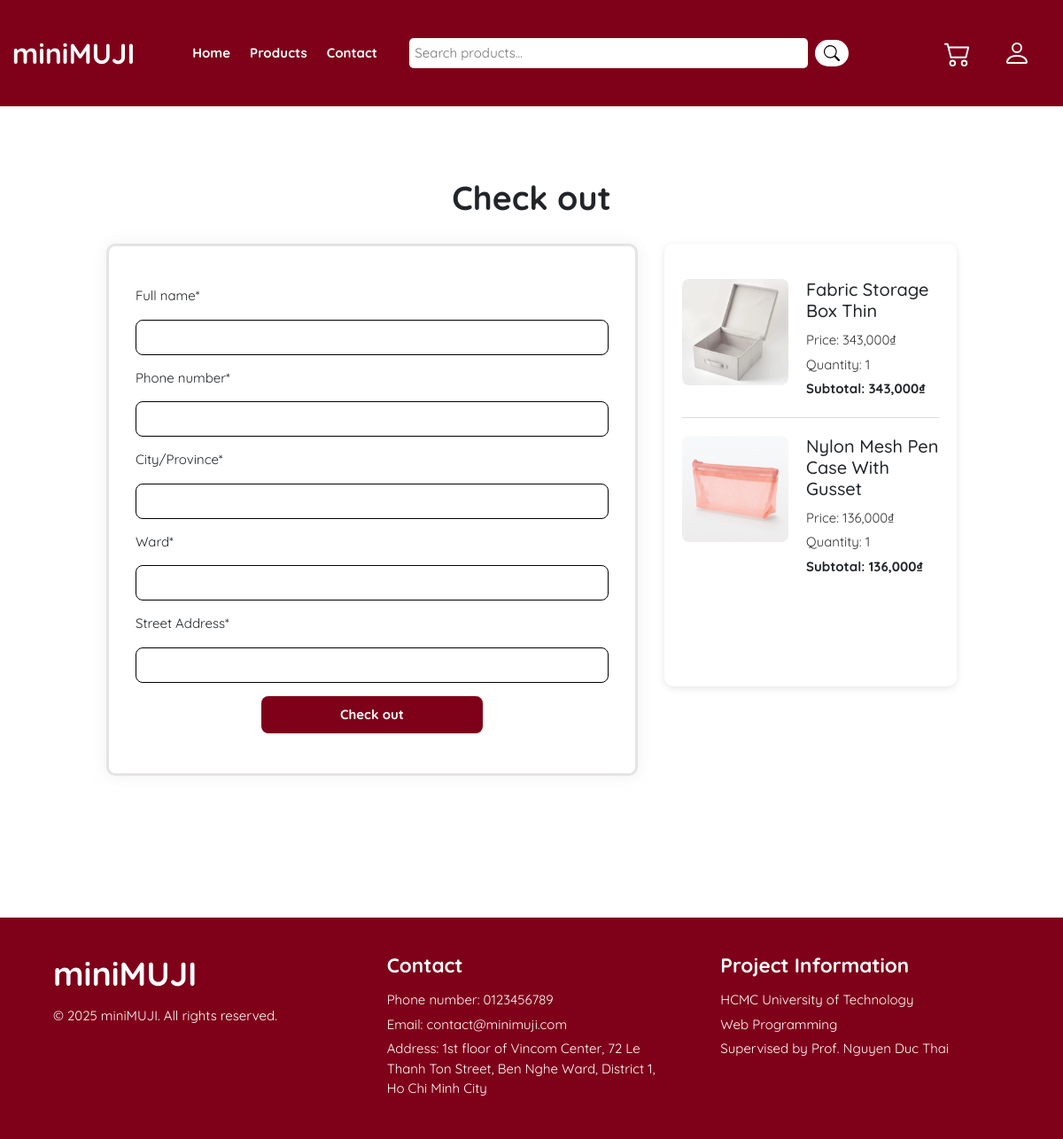
/check-out/3 (signed in), run on the app's committed database.
### tables this page shows
CREATE TABLE CART_PRODUCTS (
  cart_id INT(11) NOT NULL,
  products_id INT(11) NOT NULL,
  quantity INT(11) NOT NULL DEFAULT 1,
  PRIMARY KEY (cart_id, products_id),
  FOREIGN KEY (cart_id) REFERENCES CARTS(id) ON DELETE CASCADE ON UPDATE CASCADE,
  FOREIGN KEY (products_id) REFERENCES PRODUCTS(id) ON DELETE CASCADE ON UPDATE CASCADE
);

CREATE TABLE PRODUCTS (
  id INT(11) NOT NULL AUTO_INCREMENT PRIMARY KEY,
  name VARCHAR(255) NOT NULL,
  description TEXT,
  price INT(11) NOT NULL,
  image VARCHAR(255) NOT NULL,
  category_id INT(11) NOT NULL,
  quantity INT(11) DEFAULT 0,
  sold INT(11) DEFAULT 0,
  FOREIGN KEY (category_id) REFERENCES CATEGORY(id) ON DELETE CASCADE ON UPDATE CASCADE
);

### src/views/user/orders/check-out.php (the view, shortened to what this page needs)
<?php
include 'config.php';
$user_id = (int)$_SESSION['id'];
$sql = "
    SELECT
        carts.id AS cart_id,
        carts.user_id,
        carts.num_of_products,
        carts.price AS cart_total_price,
        cart_products.products_id,
        cart_products.quantity AS cart_product_quantity,
        products.name,
        products.description,
        products.price AS product_price,
        products.image,
        products.category_id,
        products.quantity AS product_quantity_available,
        products.sold
    FROM carts
    JOIN cart_products ON carts.id = cart_products.cart_id
    JOIN products ON cart_products.products_id = products.id
    WHERE carts.user_id = ?
      AND carts.status = 'Unfinished'
";
$stmt = $conn->prepare($sql);
$stmt->bind_param('i', $user_id);
$stmt->execute();
$result = $stmt->get_result();
$cart_items = [];
while ($row = $result->fetch_assoc()) {
    $cart_items[] = $row;
}
?>
<head>
    <link href="https://cdn.jsdelivr.net/npm/bootstrap@5.0.2/dist/css/bootstrap.min.css" rel="stylesheet">
    <link rel="stylesheet" href="https://cdn.jsdelivr.net/npm/bootstrap-icons@1.11.1/font/bootstrap-icons.css">
    <link rel = "stylesheet" href = "/minimuji/assets/css/check-out.css">
    <link rel = "stylesheet" href = "/minimuji/assets/css/style.css">
</head>
<body>
    <?php include 'src/components/header.php';?>
    <main class="check-out-page">
        <h1>Check out</h1>
        <section class="check-out-content">
            <div class = 'form'>
                <form action = "#" method = "POST" id = "form" margin = "0 0">
                    <div class = "form-group">
                        <label for = "fullname">Full name*</label>
                        <input type = "text" id = "fullname" name = "fullname" required>
                    </div>
                    <div class = "form-group">
                        <label for = "phone_number">Phone number*</label>
                        <input type = "tel" id = "phone_number" name = "phone_number" required>
                    </div>
                    <div class = "form-group">
                        <label for = "city">City/Province*</label>
                        <input type = "text" id = "city" name = "city" required>
                    </div>
                    <div class = "form-group">
                        <label for = "ward">Ward*</label>
                        <input type = "text" id = "ward" name = "ward" required>
                    </div>
                    <div class = "form-group">
                        <label for = "street">Street Address*</label>
                        <input type = "text" id = "street" name = "street" required>
                    </div>
                    <div class="form-group">
                        <button type = "submit" class="btn btn-dark">Check out</button>
                    </div>
                </form>
            </div>
            <aside class="cart-items">
                <?php if (!empty($cart_items)): ?>
                    <?php foreach ($cart_items as $item): ?>
                        <div class="cart-item" data-cart-id="<?= $item['cart_id'] ?>" data-product-id="<?= $item['products_id'] ?>">
                            <img src="/minimuji/assets/images/products/<?= htmlspecialchars($item['image']) ?>" alt="Product Image">
                            <div class="cart-item-info">
                                <h2><?= htmlspecialchars($item['name']) ?></h2>
                                <p>Price: <?= number_format($item['product_price']) ?>₫</p>
                                <p>Quantity: <?= $item['cart_product_quantity'] ?></p>
                                <div class="item-subtotal">
                                    Subtotal: <?= number_format($item['product_price'] * $item['cart_product_quantity']) ?>₫
                                </div>
                            </div>
                        </div>
                    <?php endforeach; ?>
                <?php else: ?>
                    <p>No items in your cart.</p>
                <?php endif; ?>
            </aside>
        </section>
    </main>
    <?php include 'src/components/footer.php';?>
</body>

### assets/css/check-out.css (style rules this page uses)
.check-out-page { margin: 10vh 15vh; }
.check-out-page h1 { font-weight: bold; margin-bottom: 30px; text-align: center; }
.check-out-content { display: flex; gap: 30px; justify-content: space-between; align-items: stretch; }
.cart-items { flex: 1; background: #fff; padding: 20px; border-radius: 10px; box-shadow: 0 2px 8px rgba(0,0,0,0.1); max-height: 500px; overflow-y: auto; }
.cart-item { display: flex; align-items: flex-start; border-bottom: 1px solid #ddd; padding: 20px 0; }
.cart-item:last-child { border-bottom: none; }
.cart-item img { width: 120px; height: 120px; border-radius: 8px; margin-right: 20px; }
.cart-item-info { flex: 1; }
.cart-item-info h2 { font-size: 20px; margin: 0 0 10px; }
.cart-item-info p { margin: 5px 0; color: #333; }
.item-subtotal { font-weight: bold; margin-top: 5px; }
.form { width: 100%; max-width: 600px; padding: 30px; margin: 0 auto; background-color: #fff; border: solid rgb(229, 227, 227); box-shadow: 0 0 15px rgba(226, 225, 225, 0.5); border-radius: 10px; font-size: 15px; }
.form label, .form input, .form button, .form div { display: block; width: 100%; margin: 15px 0px; font-size: 15px; }
.form-group { margin: 15px 0px; }
.form-group input[type="text"], .form-group input[type="number"], .form-group input[type="tel"] { height: 40px; border-radius: 8px; border: 1.5px solid #000; padding: 0 10px; }
.form-group button.btn-dark { max-width: 250px; min-width: 100px; width: 50%; border-radius: 8px; font-weight: bold; margin: 0 auto; padding: 10px; font-size: 15px; background-color: #7F0019; color: white; border: none; cursor: pointer; }

### assets/css/style.css (style rules this page uses)
body, html { padding: 0; font-family: 'Quicksand', sans-serif; display: flex; flex-direction: column; height: 100%; width: 100%; background-color: white; font-size: 15px; }
* { box-sizing: border-box; margin: 0; padding: 0; }

### data on the page
cart_products: products.image (picture), products.name "Fabric Storage Box Thin", products.price "343,000", quantity "1", $item['product_price'] * $item['cart_product_quantity'] "343,000"
cart_products: products.image (picture), products.name "Nylon Mesh Pen Case With Gusset", products.price "136,000", quantity "1", $item['product_price'] * $item['cart_product_quantity'] "136,000"
